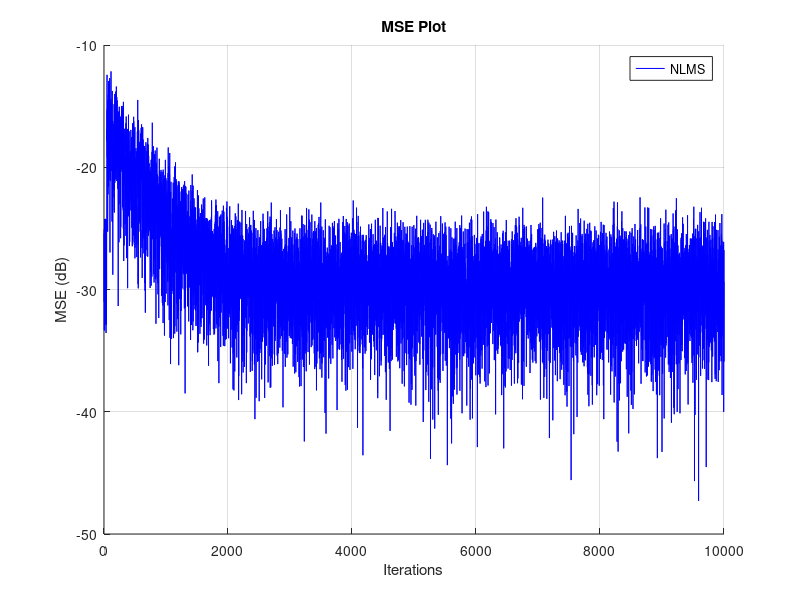
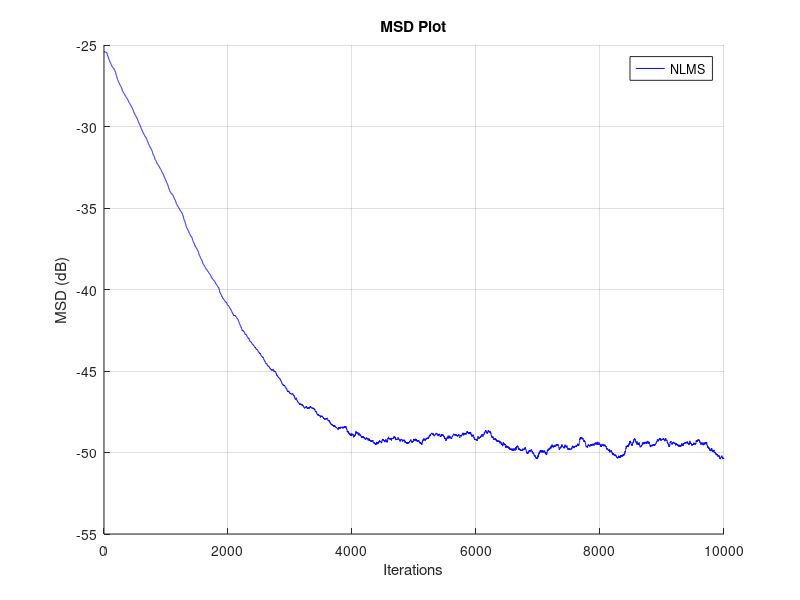

The MATLAB script that drew these images, in order:
%NLMS
% clc;
% clear all;
% close all;

for itr = 1:5
    n = 1*10^(4);
    c = rand(1,n)-0.5;
    d = filter(1,[1 -0.8],c);
    noise = awgn(d,30)-d;
    delta=var(d);
    w = [zeros(1,35) -0.005 -0.006 -0.008 -0.05 -0.1 -0.07 0.01  0.15 0.25 -0.16 -0.23 0.15 0.15 -0.05 -0.14 0.1 0.075 -0.04 -0.08 0 0.05 0.04 0.025 0.01 -0.02 -0.01 0.03 0.01 -0.01 -0.025 -0.01 0.025 0.02 -0.02 -0.01 0.01 0.02 0.01 -0.01 -0.01 0.01 0.015 -0.008 -0.0075 0.005 -0.02 0 0.015 0.015 0.0003 -0.0003 0.0003 -0.003 0.003 0.003 0 0 -0.00003 0.00003 0 0.008 0.005 0.0008 -0.01 -0.01];
    L = length(w);

    mu_ABxPNLMS = 0.36;
    mu_IPNLMS = 0.36;
    mu_NLMS = 0.36;
    mu_AByPNLMS = 0.36;

    sys_tap = zeros(1,length(w));

    w_est_NLMS = 0.00001*ones(1,length(w));      %Estimated Weight Vector NLMS
    
    model_tap = zeros(1,length(w));
    D = zeros(1,length(w));

    for i=1:n

        sys_tap = [d(i) sys_tap(1:end-1)];
        D(i) = sys_tap*w' + noise(i);
        model_tap = [d(i) model_tap(1:end-1)];

        model_out_NLMS(i) = model_tap*w_est_NLMS';
        
        e_NLMS(i)=D(i)-model_out_NLMS(i);
        w_est_NLMS = w_est_NLMS + (mu_NLMS/(model_tap*model_tap' + 0.001))*model_tap*e_NLMS(i);
        mdl_NLMS(i,:) = w_est_NLMS;
    end

    for j=1:n
        E_NLMS(itr,j)=mean((w-mdl_NLMS(j,:)).^2);
    end
    error_NLMS(itr,:)=e_NLMS.^2;
    clc
    iteration = itr
end

E1_NLMS=mean(error_NLMS);

figure;
hold on
title('MSE Plot');xlabel('Iterations');ylabel('MSE (dB)');grid on;

plot(10*log10(E1_NLMS),'b');
hold off
legend('NLMS');
figure;
hold on
grid on;title('MSD Plot');xlabel('Iterations');ylabel('MSD (dB)')

plot(10*log10(mean(E_NLMS)),'b');
legend('NLMS');
hold off